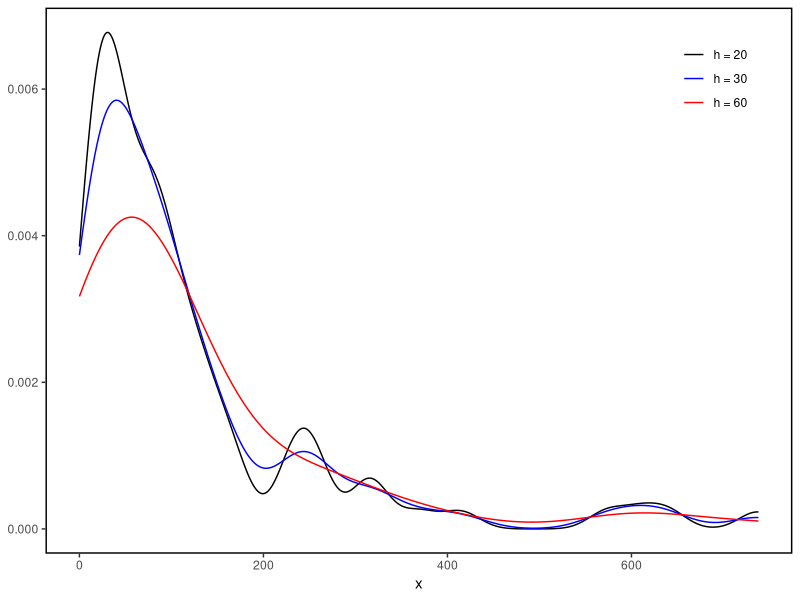
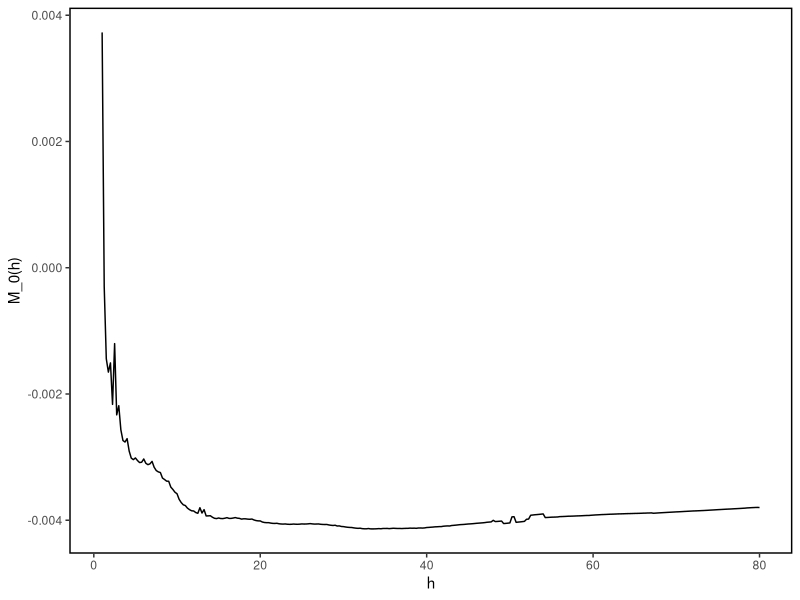
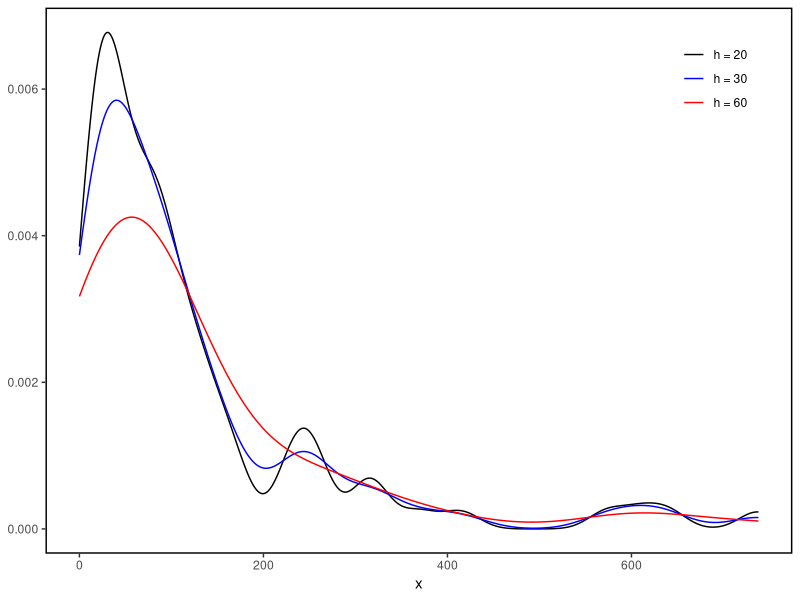
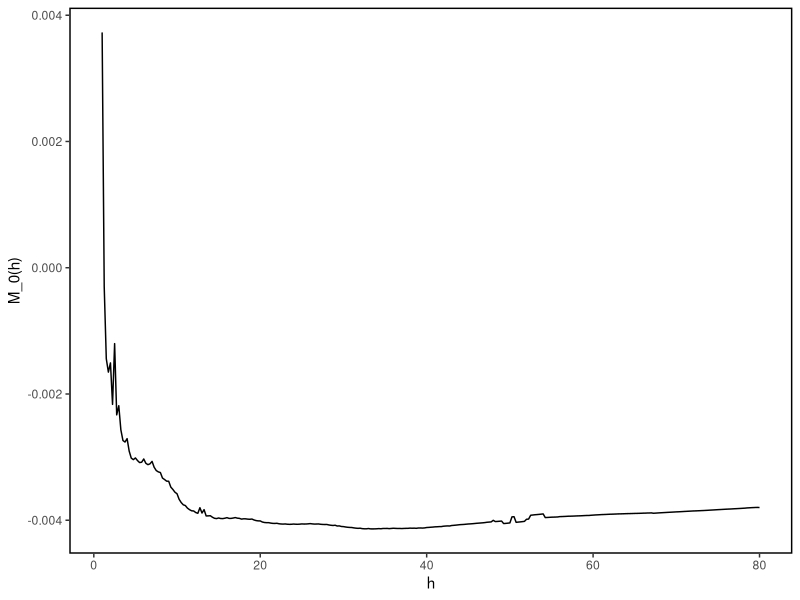

Here is the R script that generated these plots, in order:
## ---- chunk 1
kde <- function(x, h, kernel, dataset) {
  x_i <- dataset[, 1]
  n <- length(x_i)

  factor <- 1 / (n * h)
  u <- (x - x_i) / h

  # En algunas funciones necesitamos que ||u|| <= 1
  u_acotada <- pmax(pmin(u, 1), -1)

  if (kernel == "gaussian") {
    k <- dnorm(u)
  } else if (kernel == "epanechnikov") {
    k <- (3 / 4) * (1 - u_acotada**2)
  } else if (kernel == "triangular") {
    k <- 1 - abs(u_acotada)
  } else if (kernel == "uniform") {
    # Para que no sume todos hacemos que no tome los extremos.
    k <- dunif(u_acotada, min = -0.99, max = 0.99)
  } else if (kernel == "biweight") {
    k <- (15 / 16) * (1 - u_acotada**2)**2
  }

  resultado <- factor * sum(k)

  return(resultado)
}
## ---- chunk 2
library(readr)

datos <- read.csv2("Tratamiento.csv", header = FALSE)
names(datos) <- "x"
## ---- chunk 3
library(ggplot2)

x_graficar <- seq(from = min(datos$x) - 1, to = max(datos$x) + 1, by = 0.1)
kernel <- "gaussian"

estimacion_20 <- sapply(
  x_graficar, function(k) kde(k, h = 20, kernel, dataset = datos)
)
estimacion_30 <- sapply(
  x_graficar, function(k) kde(k, h = 30, kernel, dataset = datos)
)
estimacion_60 <- sapply(
  x_graficar, function(k) kde(k, h = 60, kernel, dataset = datos)
)

grafica_df <- data.frame(
  x_graficar = x_graficar, estimacion_20 = estimacion_20,
  estimacion_30 = estimacion_30, estimacion_60 = estimacion_60
)
## ---- chunk 4
# Este bloque de código es para ver las graficas con el navegador,
# no es parte del problema y su proposito es solo el desarrollo de las graficas.
# . library(httpgd)
# . hgd()
## ---- chunk 5
ggplot(data = grafica_df) +
  geom_line(aes(x = x_graficar, y = estimacion_20, color = "h = 20")) +
  geom_line(aes(x = x_graficar, y = estimacion_30, color = "h = 30")) +
  geom_line(aes(x = x_graficar, y = estimacion_60, color = "h = 60")) +
  scale_color_manual(values = c("black", "blue", "red")) +
  labs(y = NULL, x = "x", color = NULL) +
  theme(
    panel.background = element_blank(),
    panel.border = element_rect(colour = "black", fill = NA, linewidth = 1),
    plot.title = element_text(hjust = 0.5),
    legend.background = element_blank(),
    legend.position = "inside",
    legend.position.inside = c(0.95, 0.95),
    legend.justification = c(1, 1)
  )

# Guardamos el plot
ggsave(paste0("./figuras/problema4_c_", kernel, ".png"),
  height = 4, width = 4, dpi = 400
)
## ---- chunk 6
vec_kde_squared <- Vectorize(
  function(k, h, kernel) {
    kde(
      x = k, h = h, kernel = kernel, dataset = datos
    )**2
  }
)
## ---- chunk 7
h <- seq(from = 1, to = 80, by = 0.25)
kernel <- "epanechnikov"

# Se realiza la integral para cada valor de h
# que aparece en la secuencia.
integral <- sapply(
  h,
  function(h) {
    integrate(function(k) vec_kde_squared(k, h, kernel),
      -Inf, Inf,
      subdivisions = 1000
    )
  }
)
primer_termino_h <- unlist(integral["value", ])
## ---- chunk 8
# Ahora para el segundo termino, haremos una funcion
# que lo calcule para cada valor de h
# y podremos cambiar el kernel al que querramos

segundo_termino <- function(h, kernel, dataset) {
  x <- dataset[, 1]
  n <- length(dataset[, 1])
  idx <- c(1:n)
  suma <- 0

  for (i in idx) {
    df_auxiliar <- data.frame(x = dataset[-i, 1])
    suma <- suma + kde(x[i], h, kernel, df_auxiliar)
  }

  resultado <- (2 / n) * suma
  return(resultado)
}

segundo_termino_h <- sapply(h, function(h) segundo_termino(h, kernel, datos))
## ---- chunk 9
m <- primer_termino_h - segundo_termino_h
## ---- chunk 10
df_h <- data.frame(h = h, M = m)

ggplot(data = df_h) +
  geom_line(aes(x = h, y = m)) +
  labs(y = "M_0(h)") +
  theme(
    panel.background = element_blank(),
    panel.border = element_rect(colour = "black", fill = NA, linewidth = 1),
    plot.title = element_text(hjust = 0.5),
    legend.position = "inside",
    legend.position.inside = c(0.95, 0.95),
    legend.justification = c(1, 1)
  )


ggsave(paste0("./figuras/", kernel, "_M0.png"),
  width = 4, height = 4, dpi = 400
)
## ---- chunk 11
min_m <- min(df_h[, "M"])
h_o <- df_h[df_h$M == min_m, ][1, 1]
## ---- chunk 12
h_optima_cv <- function(
    kernel, dataset,
    grafica = FALSE,
    guardar = FALSE) {
  # Esta función realiza el método de least squared cross validation
  # para un dataset y un kernel dado.
  # La función retorna el valor de ancho de banda h optimo según este método.
  # Si grafica = TRUE, se realizará la gráfica del score M_0 en función de h
  # y se guardará.

  vec_kde_squared <- Vectorize(
    function(k, h, kernel) {
      kde(x = k, h = h, kernel = kernel, dataset = dataset)**2
    }
  )

  # Rango de valores de h propuesto
  h <- seq(from = 1, to = 80, by = 0.25)

  # Primer termino
  integral <- sapply(
    h,
    function(h) {
      integrate(function(k) vec_kde_squared(k, h, kernel),
        -Inf, Inf,
        subdivisions = 1000
      )
    }
  )
  primer_termino_h <- unlist(integral["value", ])

  # Segundo termino.
  segundo_termino <- function(h, kernel, dataset) {
    x <- dataset[, 1]
    n <- length(dataset[, 1])
    idx <- c(1:n)
    suma <- 0

    for (i in idx) {
      df_auxiliar <- data.frame(x = dataset[-i, 1])
      suma <- suma + kde(x[i], h, kernel, df_auxiliar)
    }

    resultado <- (2 / n) * suma
    return(resultado)
  }

  segundo_termino_h <- sapply(
    h,
    function(h) segundo_termino(h, kernel, dataset)
  )

  # Unimos
  m <- primer_termino_h - segundo_termino_h
  df_h <- data.frame(h = h, M = m)


  # Grafica
  p <- ggplot(data = df_h) +
    geom_line(aes(x = h, y = m)) +
    labs(y = "M_0(h)") +
    theme(
      panel.background = element_blank(),
      panel.border = element_rect(colour = "black", fill = NA, linewidth = 1),
      plot.title = element_text(hjust = 0.5),
      legend.position = "inside",
      legend.position.inside = c(0.95, 0.95),
      legend.justification = c(1, 1)
    )

  if (grafica) {
    p
  }

  if (guardar) {
    ggsave(paste0("./figuras/", kernel, "_M0.png"),
      width = 4, height = 4, dpi = 400
    )
  }




  min_m <- min(df_h[, "M"])
  h_o <- df_h[df_h$M == min_m, ][1, 1]
  return(h_o)
}
## ---- chunk 13
h_optima_cv(kernel = "gaussian", dataset = datos)

h_optima_cv(kernel = "epanechnikov", dataset = datos)
